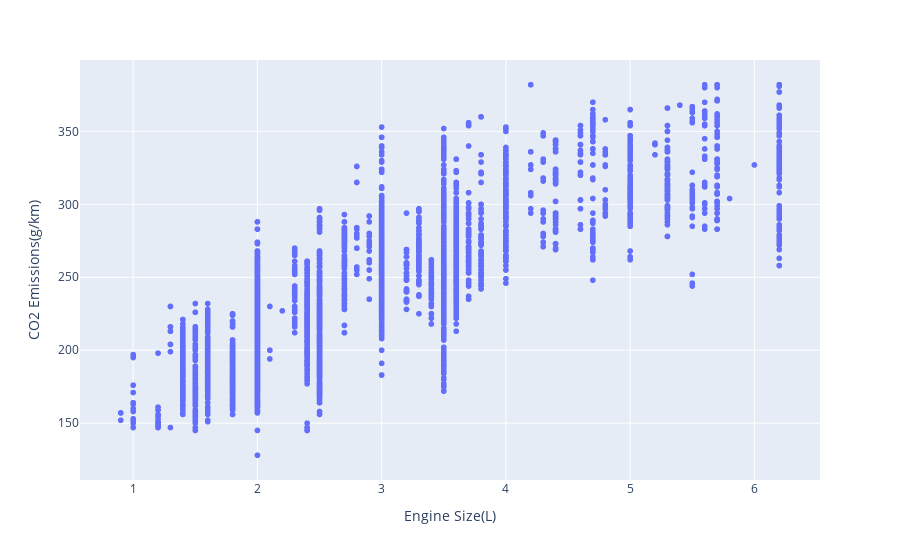

Here is the notebook cell this chart was saved with:
### Markdown cell above
**Relationship between Engine Size ad CO2 Emissions**

### Code cell
px.scatter( data, x='Engine Size(L)', y='CO2 Emissions(g/km)' )

### Figure 1 — Plotly figure (JSON) as saved in the notebook; plotly's stock layout.template omitted (floating-point values rounded to 4 significant figures; data arrays with more than 128 entries replaced by an {"elided": "..."} marker saying what was removed)
{"data": [{"hovertemplate": "Engine Size(L)=%{x}<br>CO2 Emissions(g/km)=%{y}<extra></extra>", "legendgroup": "", "marker": {"color": "#636efa", "symbol": "circle"}, "mode": "markers", "name": "", "showlegend": false, "type": "scattergl", "x": {"elided": "6697 float values"}, "xaxis": "x", "y": {"elided": "6697 int values"}, "yaxis": "y"}], "layout": {"autosize": true, "legend": {"tracegroupgap": 0}, "margin": {"t": 60}, "xaxis": {"anchor": "y", "autorange": true, "domain": [0, 1], "range": [0.5697, 6.53], "title": {"text": "Engine Size(L)"}, "type": "linear"}, "yaxis": {"anchor": "x", "autorange": true, "domain": [0, 1], "range": [108.3, 401.7], "title": {"text": "CO2 Emissions(g/km)"}, "type": "linear"}}}
